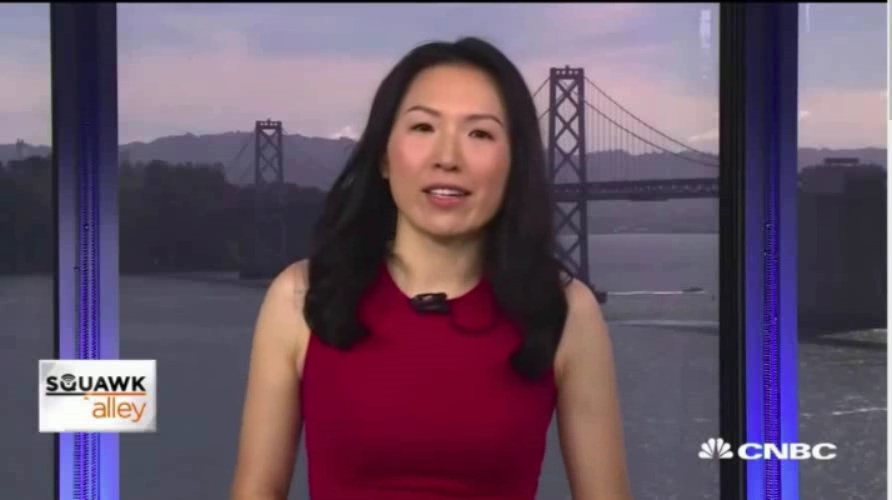
#> input picture datasets/frames/test/real/celebdf_2_real_0ad28a59bf-0.jpg, 892 x 500 px, found by its file name
$ jupyter execute --allow-errors ML_model.ipynb   (shell and % lines are left out)
#> lines starting #> are read from the running program, lines starting #| are printed output that depends on the picture
# Импортируем библиотеки и зафиксируем сиды

[cell 1]
import numpy as np
import pandas as pd
import seaborn as sns
import matplotlib.pyplot as plt

import os
import cv2
import pickle
import datetime
import time
import random


from tqdm.auto import tqdm

RANDOM_STATE = 12345
np.random.seed(RANDOM_STATE)
# HOG
from skimage.feature import hog
from skimage import exposure

from sklearn.linear_model import LogisticRegression
from lightgbm import LGBMClassifier
from sklearn.ensemble import RandomForestClassifier
from sklearn.svm import LinearSVC
import optuna

from sklearn.model_selection import cross_val_score
from sklearn.model_selection import GridSearchCV

from sklearn.metrics import accuracy_score
from sklearn.metrics import classification_report


from sklearn.utils import shuffle

# [5 lines of commented-out code are left out]

[cell 2]
# [5 lines of commented-out code are left out]

## Считывание картинок и вырезание лиц

[cell 3]
def get_pictures(frames_path = os.path.join('datasets','frames'),
                 labels = {'real' : 0, 'fake' : 1},
                 phases = ['train'],
                 сrop = False,
                 sample_num = None,
                 H = 144,
                 W = 144,
                 frac_h = 1,
                 frac_v = 1,
                 gray = False
                ):
    """
    sample_num = 10
    frames_path
    labels = {'real' : 0, 'fake' : 1} or ['real', 'fake']
    phases = ['train', 'val', 'test']
    H = 256
    W = 256
    IMG_SIZE_CV = (H, W)
    frac_h = 0.8
    frac_v = 0.5

    """
#> called with frames_path = 'datasets/frames', сrop = True, sample_num = 2, H = 512, W = 512, frac_h = 0.8, frac_v = 0.5, gray = False

    IMG_SIZE_CV = (H, W)
    images, target = [], []
    links = []
    faces = []
    no_faces = []

    for phase in tqdm(phases, desc='phase'):

        for label in labels:
            folder_link = os.path.join(frames_path, phase, label)
            # Sample or all pictures
            if sample_num is None or sample_num >= len(os.listdir(folder_link)):
                pic_links = os.listdir(folder_link)
            else:
                pic_links = np.random.choice(os.listdir(folder_link), sample_num)

            filelist = [os.path.join(folder_link,i) for i in pic_links]

            for fname in tqdm(filelist, desc='downloading pictures'):
                img = cv2.imread(fname)
#> img is the input picture: shape (500, 892, 3); mean B, G, R 101.8, 82.3, 103.1
                if gray is True:
                    img = cv2.cvtColor(img, cv2.COLOR_BGR2GRAY)
                else:
                    img = cv2.cvtColor(img, cv2.COLOR_BGR2RGB)
                if сrop is True:
                    face_cascade = cv2.CascadeClassifier(cv2.data.haarcascades + 'haarcascade_frontalface_alt2.xml')
                    face = face_cascade.detectMultiScale(img)
#> face = [[378, 73, 146, 146]]
                    for (a, b, w, h) in face:
                        c_a = min(a,w)
                        c_a = int(c_a-c_a*frac_h)
                        c_b = min(b,h)
                        c_b = int(c_b-c_b*frac_v)
                        face = img[b-c_b:b + h+c_b, a-c_a:a + w+c_a]
#> this loop made 1 pass
#> (a, b, w, h, c_a, c_b) on pass 1: (378, 73, 146, 146, 29, 36)
                    if len(face) == 0:
                        face = img
                        no_faces.append(os.path.split(fname)[-1])
                else:
                    face = img

                img = cv2.resize(img, IMG_SIZE_CV, interpolation = cv2.INTER_AREA)
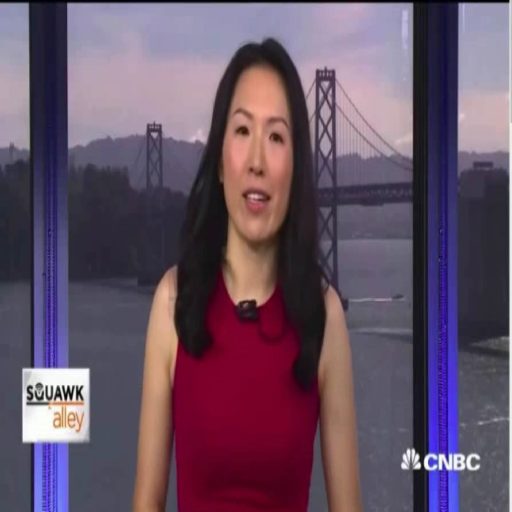
#> img: shape (512, 512, 3); mean R, G, B 103, 82.2, 101.7
                face = cv2.resize(face, IMG_SIZE_CV, interpolation = cv2.INTER_AREA)
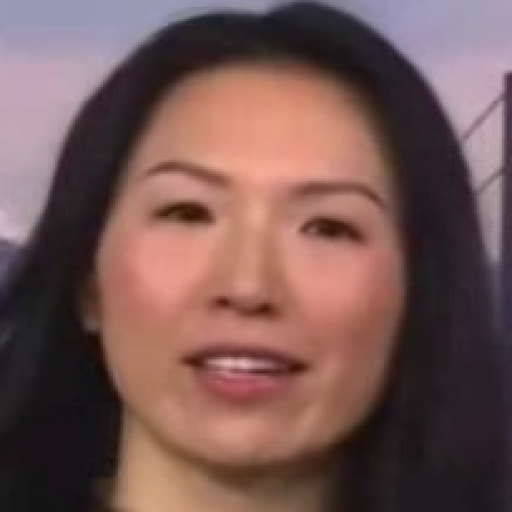
#> face: shape (512, 512, 3); mean R, G, B 116.7, 86.7, 83.9

                images.append(img)
                faces.append(face)
                target.append(label)
                links.append(fname)

#     for name in no_faces:
#         print(f'No face found for ', name)

    print(f'No face found for {len(no_faces)} files')
    print(f'Downloaded {len(images)} pictures and {len(target)} labels')

    return np.array(images), np.array(target), np.array(faces)

# Get HOG image

[cell 4]
# [4 lines of commented-out code are left out]

def get_hog(images):
    hog_images = []

    for img in tqdm(images, desc='HOG transformation'):
        if len(img.shape) == 2:
            channel_axis = None
        else:
            channel_axis = 2

        fd, hog_image = hog(img, orientations=8, pixels_per_cell=(16, 16),
                            cells_per_block=(1, 1), visualize=True, channel_axis=channel_axis)
        hog_images.append(hog_image)
    return np.array(hog_images)

# Get SIFT image

[cell 5]
# import numpy as np
# import cv2

def get_sift(images, gray=True):
#> called with images = array of shape (2, 512, 512, 3), gray = True
    sift_images = []
    for img in tqdm(images, desc='SIF transformation'):
#         img = cv2.imread('pic.jpg')
        new_img = img.copy()
#         new_img = cv2.cvtColor(new_img, cv2.COLOR_BGR2GRAY)

        sift = cv2.SIFT_create()
        # kp = sift.detect(gray,None)
        kp, des = sift.detectAndCompute(new_img, None)
        sif_img = cv2.drawKeypoints(new_img * 0, kp, new_img)
        if len(img.shape) == 2:
            sif_img = cv2.cvtColor(sif_img, cv2.COLOR_BGR2GRAY)
        sift_images.append(sif_img)
#> this loop made 2 passes
#> pass 1, in get_sift, `sif_img = cv2.drawKeypoints(new_img * 0, kp, new_img)`:
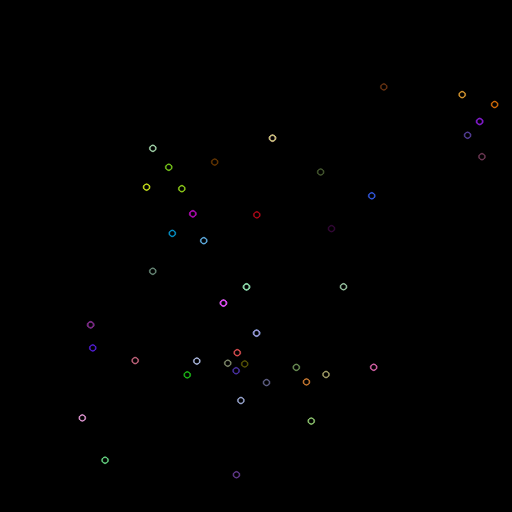
#> sif_img: shape (512, 512, 3); mean of channels 0, 1, 2 0.5, 0.5, 0.6; drawn as B, G, R
#> pass 2, in get_sift, `new_img = img.copy()`:
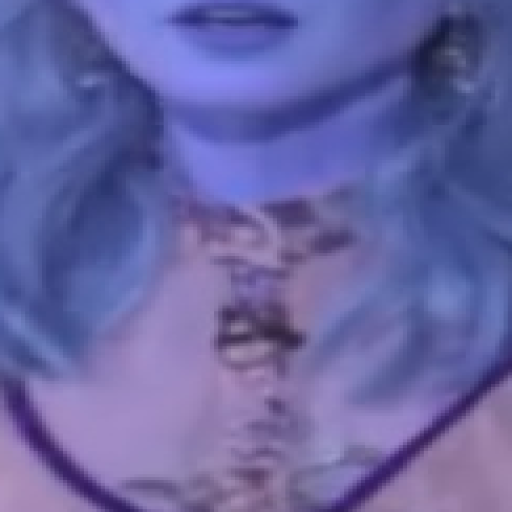
#> new_img: shape (512, 512, 3); mean of channels 0, 1, 2 163.6, 101.1, 103.9; drawn as B, G, R
#> call 2 of get_pictures, with frames_path = 'datasets/frames', сrop = True, sample_num = 1500, H = 144, W = 144, frac_h = 0.8, frac_v = 0.5, gray = True
#> in get_pictures (call 2), `img = cv2.cvtColor(img, cv2.COLOR_BGR2GRAY)`:
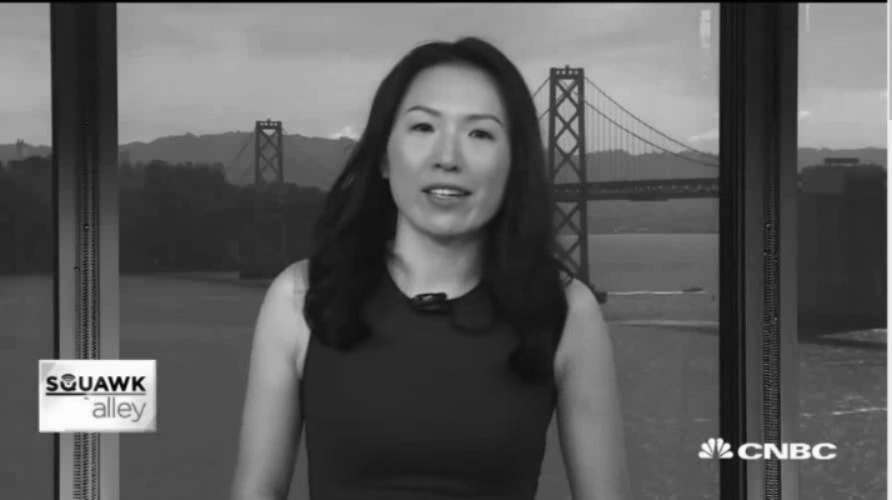
#> img: shape (500, 892); min 0, max 255, mean 90.7
#> the loop in get_pictures (call 2), `for (a, b, w, h) in face:` made 1 pass
#> pass 1, in get_pictures (call 2), `face = img[b-c_b:b + h+c_b, a-c_a:a + w+c_a]`:
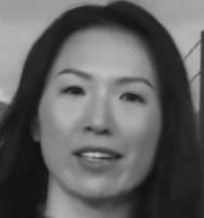
#> face: shape (218, 204); min 14, max 198, mean 95.4
#> in get_pictures (call 2), `img = cv2.resize(img, IMG_SIZE_CV, interpolation = cv2.INTER_AREA)`:
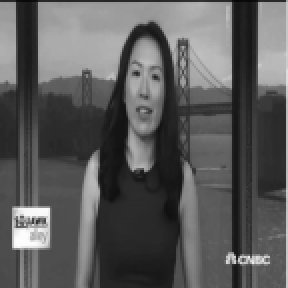
#> img: shape (144, 144) (shown 2 times larger); min 7, max 253, mean 90.7
#> in get_pictures (call 2), `face = cv2.resize(face, IMG_SIZE_CV, interpolation = cv2.INTER_AREA)`:
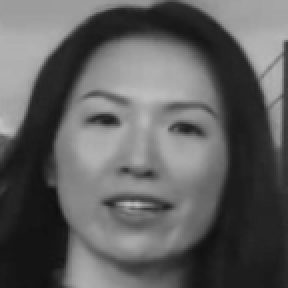
#> face: shape (144, 144) (shown 2 times larger); min 15, max 193, mean 95.4
    return np.array(sift_images)

# cv2.DRAW_MATCHES_FLAGS_DEFAULT,
# cv2.DRAW_MATCHES_FLAGS_DRAW_RICH_KEYPOINTS,
# cv2.DRAW_MATCHES_FLAGS_DRAW_OVER_OUTIMG,
# cv2.DRAW_MATCHES_FLAGS_NOT_DRAW_SINGLE_POINTS

[cell 6]
params = {'frames_path' : os.path.join('datasets','frames'),
          'phases' : ['train'],
          'сrop' : True,
#           'gray' : True,
          'sample_num' : 2,
          'H' : 512, 'W' : 512,
          'frac_h' : 0.8, 'frac_v' : 0.5,
}

# get pictures
_, y, x = get_pictures(**params)

# get HOG masks
hog_images = get_hog(x.copy())

# get SIF masks
sift_images = get_sift(x.copy())


n = 3
cmap=None
# cmap=plt.cm.gray

fig, axx = plt.subplots(n, 3, figsize=(15, 15), sharex=True, sharey=True)

#> (the rest of this cell did not finish here and is left out)

# ML

[cell 7]
def save_model(model, file_name = 'default_model.pkl'):
    """
    Сохранение модели в .pkl файл
    """
    try:
        os.mkdir('models')
    except:
        pass
    file_path = os.path.join('models', file_name)
    pickle.dump(model, open(file_path, 'wb'))
#     print(f'Model {name} saved successfully')


def load_model(file_name):
    """
    Загрузка сохраненной модели из .pkl файла
    """
    file_path = os.path.join('models', file_name)
    return pickle.load(open(file_path, 'rb'))

[cell 8]
def train_model(Xtrain, ytrain, Xtest, ytest, model):
    model.fit(Xtrain, ytrain)
    pred = model.predict(Xtest)
    accuracy = accuracy_score(ytest, pred)
    return accuracy, model, pred

# 'liblinear', 'newton-cg', 'sag', 'saga' and 'lbfgs' solvers

## ML Download Data

[cell 9]
def convert_data(X, y, labels = {'real' : 0, 'fake' : 1}, is_shuffle = True, normalize=False):
    # Вытянем изображения в вектор
    X = np.asarray([el.ravel() for el in X])

    # закодируем
    y = [labels[item] for item in y]
    if is_shuffle:
        X, y = shuffle(X, y, random_state=RANDOM_STATE)
    if normalize is True:
        return np.array(X)/255, np.array(y)
    return np.array(X), np.array(y)

[cell 10]
params = {'frames_path' : os.path.join('datasets','frames'),
          'labels' : {'real' : 0, 'fake' : 1},
          'phases' : ['train'],
          'сrop' : True,
          'gray' : True,
          'sample_num' : 1500,
          'H' : 144, 'W' : 144,
          'frac_h' : 0.8, 'frac_v' : 0.5,
}

[cell 11]
train_sample = 1500
test_sample = 500
hog_results = []
base_results = []


params['sample_num'] = train_sample
params['phases'] = ['train']
Xtrain, ytrain, Xtrain_crop = get_pictures(**params)

params['sample_num'] = test_sample
params['phases'] = ['test']
Xtest, ytest, Xtest_crop = get_pictures(**params)

# Base pictures
Xtrain_pic, ytrain_pic = convert_data(Xtrain.copy(), ytrain.copy())
Xtest_pic, ytest_pic = convert_data(Xtest.copy(), ytest.copy(), is_shuffle = False)

# Train LogisticRegression
t0 = time.time()
acc_lr_pic, lr_model_pic, pred_lr_pic = train_model(Xtrain_pic, ytrain_pic,
                                 Xtest_pic, ytest_pic,
                                 LogisticRegression(solver='liblinear',
                                                    random_state=RANDOM_STATE,
                                                    class_weight='balanced')
                                )
# save best lr model for base pictures
save_model(lr_model_pic, file_name = 'lr_model_pic_best.pkl')
